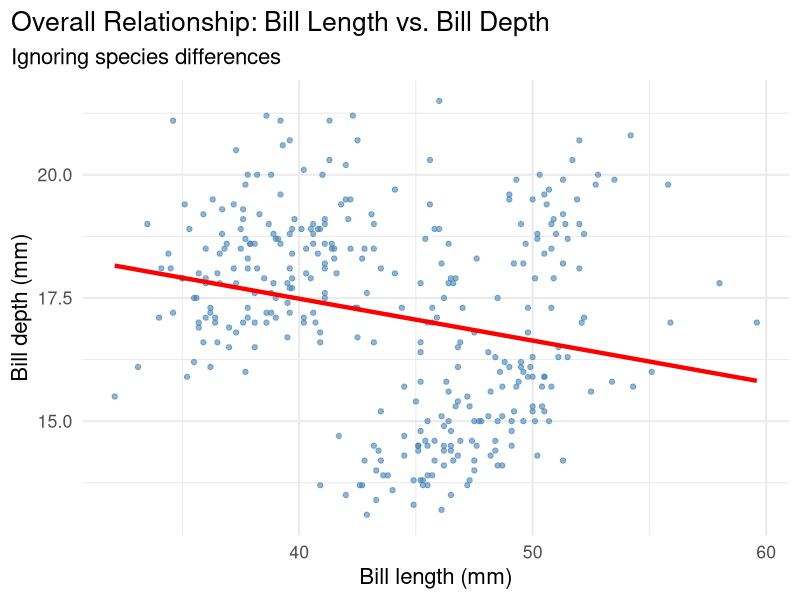
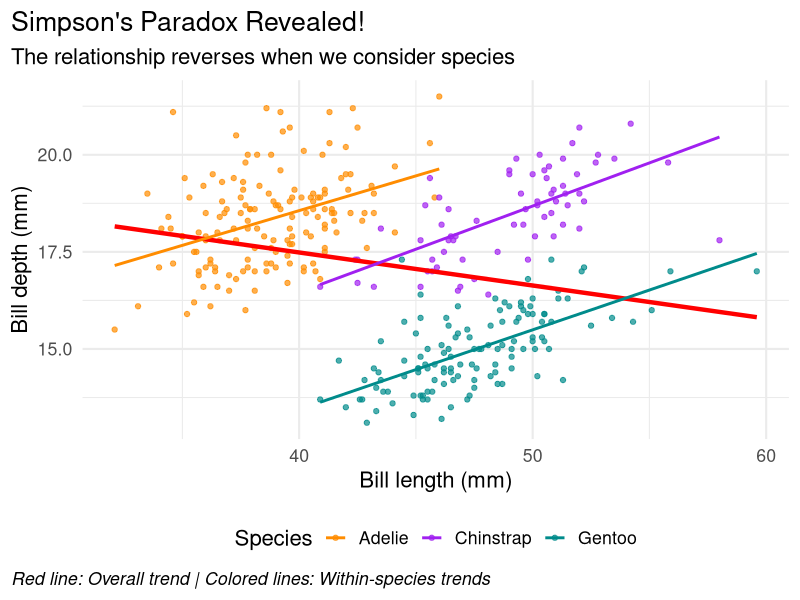
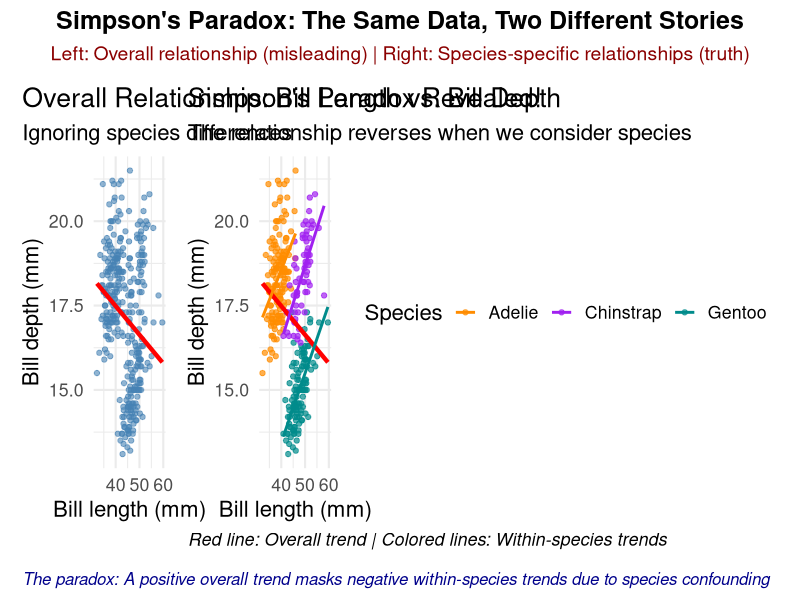

Generate these figures, in order, with R:
## ---- chunk 1
#| message: false
#| warning: false
# Set CRAN mirror for package installation
options(repos = c(CRAN = "https://cran.rstudio.com/"))

# Install required packages if not already installed
if (!require(patchwork, quietly = TRUE)) {
  install.packages("patchwork")
  library(patchwork)
}

library(ggplot2)
library(palmerpenguins)
data(penguins)
## ---- chunk 2
#| message: false
#| warning: false
plot1 <- ggplot(data = penguins,
        aes(x = bill_length_mm,
        y = bill_depth_mm)) +
  theme_minimal(16) +
  geom_point(alpha = 0.6, color = "steelblue") +
  labs(title = "Overall Relationship: Bill Length vs. Bill Depth",
       subtitle = "Ignoring species differences",
       x = "Bill length (mm)",
       y = "Bill depth (mm)") +
  theme(plot.title.position = "plot",
        plot.caption = element_text(hjust = 0, face= "italic"),
        plot.caption.position = "plot") +
  geom_smooth(method = "lm", se = FALSE, color = "red", linewidth = 1.5)

plot1
## ---- chunk 3
#| message: false
#| warning: false
#| eval: true
#| fig-cap: "Simpson's Paradox Revealed: Overall vs. Species-Specific Relationships"

plot2 <- ggplot(data = penguins,
       aes(x = bill_length_mm,
           y = bill_depth_mm,
           color = species)) +
  theme_minimal(16) +
  geom_point(alpha = 0.7) +
  scale_color_manual(values = c("darkorange","purple","cyan4"),
                     name = "Species") +
  labs(title = "Simpson's Paradox Revealed!",
       subtitle = "The relationship reverses when we consider species",
       x = "Bill length (mm)",
       y = "Bill depth (mm)",
       caption = "Red line: Overall trend | Colored lines: Within-species trends") +
  theme(plot.title.position = "plot",
        plot.caption = element_text(hjust = 0, face = "italic"),
        plot.caption.position = "plot",
        legend.position = "bottom") +
  # Overall trend (ignoring species)
  geom_smooth(method = "lm", se = FALSE, color = "red", 
              linewidth = 1.5, alpha = 0.8) +
  # Species-specific trends
  geom_smooth(method = "lm", se = FALSE, linewidth = 1)

plot2
## ---- chunk 4
#| message: false
#| warning: false
#| eval: true
#| fig-cap: "Side-by-Side Comparison: Simpson's Paradox in Action"

# Create the side-by-side comparison using patchwork
comparison_plot <- plot1 + plot2 +
  plot_layout(guides = "collect") +
  plot_annotation(
    title = "Simpson's Paradox: The Same Data, Two Different Stories",
    subtitle = "Left: Overall relationship (misleading) | Right: Species-specific relationships (truth)",
    caption = "The paradox: A positive overall trend masks negative within-species trends due to species confounding",
    theme = theme_minimal(16) +
      theme(
        plot.title = element_text(size = 18, face = "bold", hjust = 0.5),
        plot.subtitle = element_text(size = 14, hjust = 0.5, color = "darkred"),
        plot.caption = element_text(size = 12, hjust = 0, face = "italic", color = "darkblue"),
        plot.title.position = "plot",
        plot.caption.position = "plot"
      )
  )

comparison_plot
